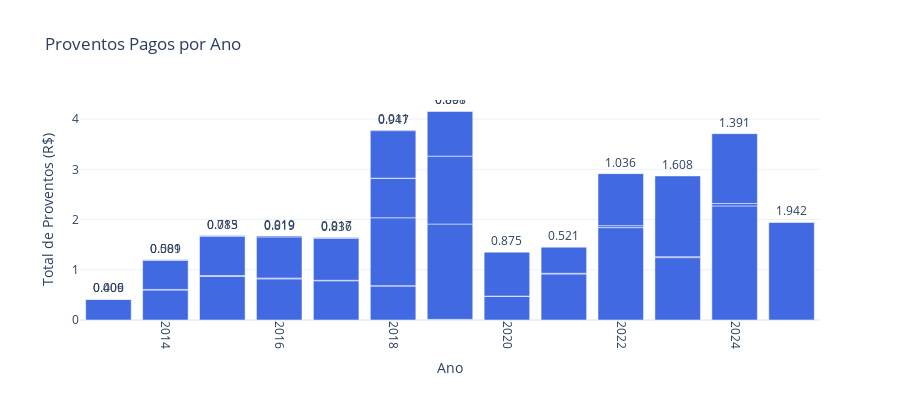

Notebook cell for this chart:
### Code cell
import plotly.graph_objects as go

# Gráfico com Plotly
fig = go.Figure(
    data=[
        go.Bar(
            x=data["year"],
            y=data["valueCash"],
            marker_color="royalblue",
            text=data["valueCash"].round(3),
            textposition="outside"
        )
    ]
)

fig.update_layout(
    title="Proventos Pagos por Ano",
    xaxis_title="Ano",
    yaxis_title="Total de Proventos (R$)",
    xaxis_tickangle=90,
    template="plotly_white",
    height=400
)

fig.show()

### Figure 1 — Plotly figure (JSON) as saved in the notebook; plotly's stock layout.template omitted (floating-point values rounded to 4 significant figures)
{"data": [{"marker": {"color": "royalblue"}, "text": [1.942, 2.272, 0.048, 1.391, 1.242, 0.019, 1.608, 1.84, 0.039, 1.036, 0.917, 0.013, 0.521, 0.475, 0.001, 0.875, 0.012, 1.898, 1.352, 0.891, 0.008, 0.677, 0.007, 1.352, 0.781, 0.007, 0.947, 0.011, 0.781, 0.011, 0.836, 0.017, 0.819, 0.017, 0.819, 0.019, 0.866, 0.018, 0.785, 0.013, 0.598, 0.011, 0.581, 0.009, 0.409, 0.006], "textposition": "outside", "type": "bar", "x": [2025, 2024, 2024, 2024, 2023, 2023, 2023, 2022, 2022, 2022, 2021, 2021, 2021, 2020, 2020, 2020, 2019, 2019, 2019, 2019, 2019, 2018, 2018, 2018, 2018, 2018, 2018, 2018, 2017, 2017, 2017, 2017, 2016, 2016, 2016, 2016, 2015, 2015, 2015, 2015, 2014, 2014, 2014, 2014, 2013, 2013], "y": [1.942, 2.272, 0.04783, 1.391, 1.242, 0.01941, 1.608, 1.84, 0.0387, 1.036, 0.9172, 0.01289, 0.5209, 0.4748, 0.001314, 0.8753, 0.01246, 1.898, 1.352, 0.8907, 0.008136, 0.6772, 0.006701, 1.352, 0.7809, 0.007145, 0.9467, 0.01095, 0.781, 0.01065, 0.8358, 0.01727, 0.8191, 0.01695, 0.8186, 0.01914, 0.8657, 0.01804, 0.785, 0.01348, 0.5977, 0.0109, 0.5806, 0.009073, 0.4089, 0.005864]}], "layout": {"height": 400, "title": {"text": "Proventos Pagos por Ano"}, "xaxis": {"tickangle": 90, "title": {"text": "Ano"}}, "yaxis": {"title": {"text": "Total de Proventos (R$)"}}}}
